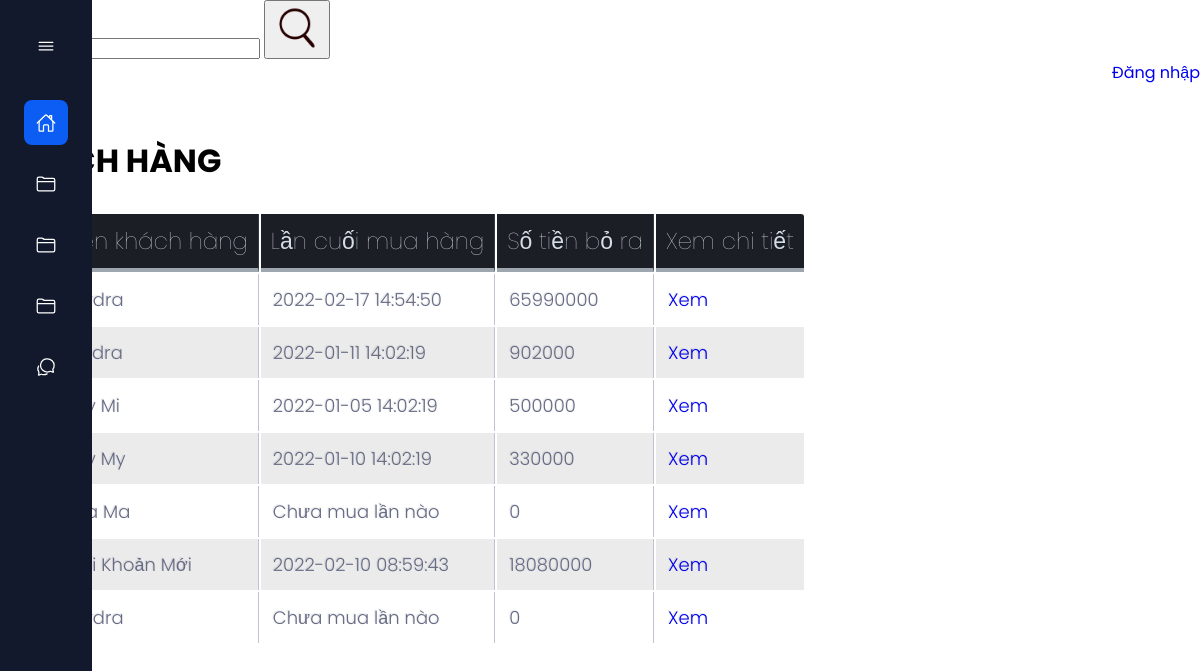
/admin/customers/index.php (signed in), run on an earlier commit of the app's database.
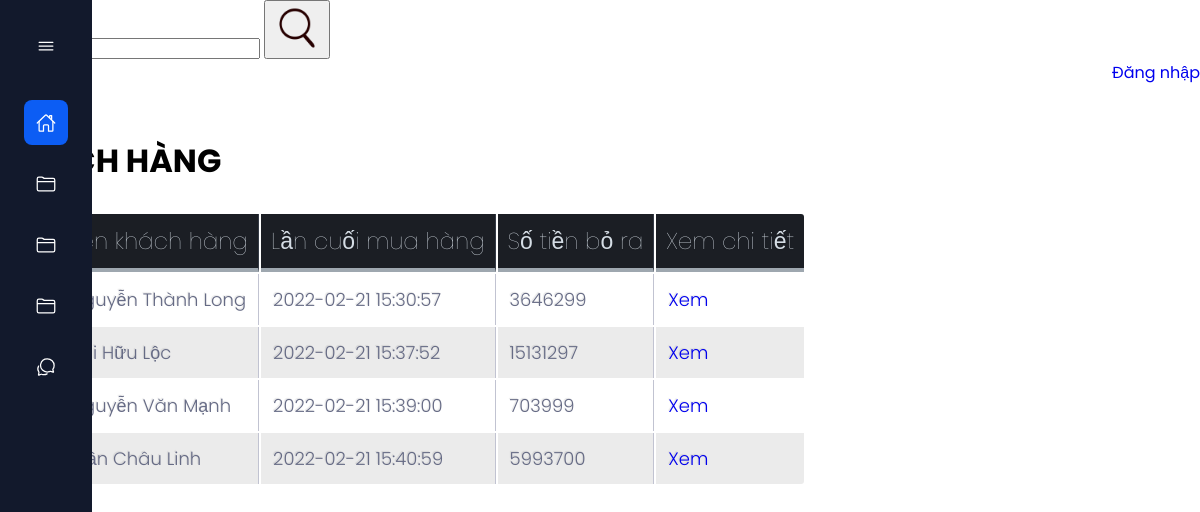
And on a later commit of the database.
### tables this page shows
CREATE TABLE `customers` (
  `id` int NOT NULL,
  `name` varchar(200) NOT NULL,
  `gender` varchar(200) NOT NULL,
  `dob` date NOT NULL,
  `email` varchar(200) NOT NULL,
  `password` varchar(200) NOT NULL,
  `token` varchar(200) DEFAULT NULL
);

### admin/customers/index.php (the view, shortened to what this page needs)
<!DOCTYPE html>
<html>
<head>
	<link rel="stylesheet" href="../index3.css">
	<link rel="stylesheet" href="../style_validate1.css">
	<link rel="stylesheet" type="text/css" href="../style_table.css">
</head>
<?php require '../connect_database.php';
if ( empty($_GET['index_page']) ) {
	$index_page = 1;
} else {
	$index_page = $_GET['index_page'];
}
$sql_count_customers = "SELECT count(*) FROM customers";
$count_customers = mysqli_fetch_array(mysqli_query($connect_database, $sql_count_customers))['count(*)'];
$customers_per_page = 14;
$pages = ceil($count_customers / $customers_per_page);
$customers_skipped = ( $index_page - 1) * $customers_per_page;
$sql_select_customers = "
	SELECT customers.id as 'id', customers.name as 'name', IFNULL(sum(receipts.total),0) as 'money', IFNULL(MAX(receipts.order_time), 'Chưa mua lần nào') as 'last_time'
	FROM receipts
	RIGHT JOIN customers ON receipts.customer_id = customers.id
	GROUP BY customers.id
	LIMIT $customers_per_page
	OFFSET $customers_skipped
";
$query_sql_select_customers = mysqli_query($connect_database, $sql_select_customers);
?>
<body>
<?php require '../menu.php'; ?>
<div class="top">
	<div class = "search">
		<form class = "form_search">
			<input type="search" name="search" value = "<?php echo $content_search ?>">
			<button>
				<img src="../style/style_image/icon_search.png" width="50px">
			</button>
		</form>
	</div>
	<div class = "login">
		<a class = "login" href="https://google.com">Đăng nhập</a>
	</div>
</div>
<div class = "bot">
	<div class = "header">
		<h1 class = "header" >KHÁCH HÀNG</h1>
	</div>
	<br>
	<?php require '../validate.php' ?>
	<table class = "table">
		<tr>
			<th>Mã</th>
			<th>Tên khách hàng</th>
			<th>Lần cuối mua hàng</th>
			<th>Số tiền bỏ ra</th>
			<th>Xem chi tiết</th>
		</tr>
		<?php foreach ($query_sql_select_customers as $each_customer) { ?>
		<tr>
			<td><?php echo $each_customer['id'] ?></td>
			<td><?php echo $each_customer['name'] ?></td>
			<td><?php echo $each_customer['last_time'] ?></td>
			<td><?php echo $each_customer['money'] ?></td>
			<td>
				<a href="detail_customer.php?id=<?php echo $each_customer['id'] ?>">Xem</a>
			</td>
		</tr>
		<?php } ?>
	</table>
	<?php for ( $i = 1; $i <= $pages; $i++) {  ?>
		<a href="?index_page=<?php echo $i ?>"><?php echo $i ?></a>
	<?php } ?>
</div>
</body>
</html>

### admin/menu.php (shortened to what this page needs)
<link rel="stylesheet" type="text/css" href="../style_menu.css">
<body id="body-pd">
<div class="l-navbar" id="navbar">
	<nav class="nav">
		<div>
			<div class="nav__brand">
				<ion-icon name="menu-outline" class="nav__toggle" id="nav-toggle"></ion-icon>
			</div>
			<div class="nav__list">
				<a href="../root/index.php" class="nav__link active">
					<ion-icon name="home-outline" class="nav__icon"></ion-icon>
				</a>
				<div  class="nav__link collapse">
					<ion-icon name="folder-outline" class="nav__icon"></ion-icon>
				</div>
				<div  class="nav__link collapse">
					<ion-icon name="folder-outline" class="nav__icon"></ion-icon>
				</div>
				<div  class="nav__link collapse">
					<ion-icon name="folder-outline" class="nav__icon"></ion-icon>
				</div>
				<a href="../activity_log/index.php" class="nav__link">
					<ion-icon name="chatbubbles-outline" class="nav__icon"></ion-icon>
				</a>
			</div>
		</div>
	</nav>
</div>

### admin/validate.php (shortened to what this page needs)
<link rel="stylesheet" href="index1.css">

### admin/index3.css (style rules this page uses)
body { padding: 0px; margin: 0px; }
.search { display: flex; justify-content: flex-start; }
.login { display: flex; justify-content: flex-end; }
.header { margin-top: 25px; background-color: white; padding: 1px; }

### admin/style_table.css (style rules this page uses)
th { color:#D5DDE5;; background:#1b1e24; border-bottom:4px solid #9ea7af; border-right: 1px solid #343a45; font-size:23px; font-weight: 100; padding:10px; text-align:left; text-shadow: 0 1px 1px rgba(0, 0, 0, 0.1); vertical-align:middle; }
th:first-child { border-top-left-radius:3px; }
th:last-child { border-top-right-radius:3px; border-right:none; }
tr { border-top: 1px solid #C1C3D1; border-bottom-: 1px solid #C1C3D1; color:#666B85; font-size:16px; font-weight:normal; text-shadow: 0 1px 1px rgba(256, 256, 256, 0.1); }
tr:first-child { border-top:none; }
tr:last-child { border-bottom:none; }
tr:nth-child(odd) td { background:#EBEBEB; }
tr:last-child td:first-child { border-bottom-left-radius:3px; }
tr:last-child td:last-child { border-bottom-right-radius:3px; }
td { background:#FFFFFF; padding:12px; text-align:left; vertical-align:middle; font-weight:300; font-size:18px; text-shadow: -1px -1px 1px rgba(0, 0, 0, 0.1); border-right: 1px solid #C1C3D1; }
td:last-child { border-right: 0px; }

### admin/style_menu.css (style rules this page uses)
:root { --nav-width: 92px; --first-color: #0C5DF4; --bg-color: #12192C; --sub-color: #B6CEFC; --white-color: #FFF; --body-font: 'Poppins', sans-serif; --normal-font-size: 1rem; --small-font-size: .875rem; --z-fixed: 100; }
*,::before,::after { box-sizing: border-box; }
body { position: relative; margin: 0; padding: 2rem 0 0 6.75rem; font-family: var(--body-font); font-size: var(--normal-font-size); transition: .5s; }
h1 { margin: 0; }
a { text-decoration: none; }
.l-navbar { position: fixed; top: 0; left: 0; width: var(--nav-width); height: 100vh; background-color: var(--bg-color); color: var(--white-color); padding: 1.5rem 1.5rem 2rem; transition: .5s; z-index: var(--z-fixed); }
.nav { height: 100%; display: flex; flex-direction: column; justify-content: space-between; overflow: hidden; }
.nav__brand { display: grid; grid-template-columns: max-content max-content; justify-content: space-between; align-items: center; margin-bottom: 2rem; }
.nav__toggle { font-size: 1.25rem; padding: .75rem; cursor: pointer; }
.nav__link { display: grid; grid-template-columns: max-content max-content; align-items: center; column-gap: .75rem; padding: .75rem; color: var(--white-color); border-radius: .5rem; margin-bottom: 1rem; transition: .3s; cursor: pointer; }
.nav__icon { font-size: 1.25rem; }
.active { background-color: var(--first-color); }
.collapse { grid-template-columns: 20px max-content 1fr; }

### admin/index1.css (style rules this page uses)
body { padding: 0px; margin: 0px; }
.search { display: flex; justify-content: flex-start; }
.login { display: flex; justify-content: flex-end; }
.header { margin-top: 25px; background-color: white; padding: 1px; }

What changed in the data, as far as the page shows it:
removed customers: name "Hydra", last_time "2022-02-17 14:54:50", money "65990000"
removed customers: name "hydra", last_time "2022-01-11 14:02:19", money "902000"
removed customers: name "My Mi", last_time "2022-01-05 14:02:19", money "500000"
removed customers: name "My My", last_time "2022-01-10 14:02:19", money "330000"
removed customers: name "Ma Ma", last_time "Chưa mua lần nào", money "0"
removed customers: name "Tài Khoản Mới", last_time "2022-02-10 08:59:43", money "18080000"
removed customers: name "Hydra", last_time "Chưa mua lần nào", money "0"
added customers: name "Nguyễn Thành Long", last_time "2022-02-21 15:30:57", money "3646299"
added customers: name "Bùi Hữu Lộc", last_time "2022-02-21 15:37:52", money "15131297"
added customers: name "Nguyễn Văn Mạnh", last_time "2022-02-21 15:39:00", money "703999"
added customers: name "Trần Châu Linh", last_time "2022-02-21 15:40:59", money "5993700"
